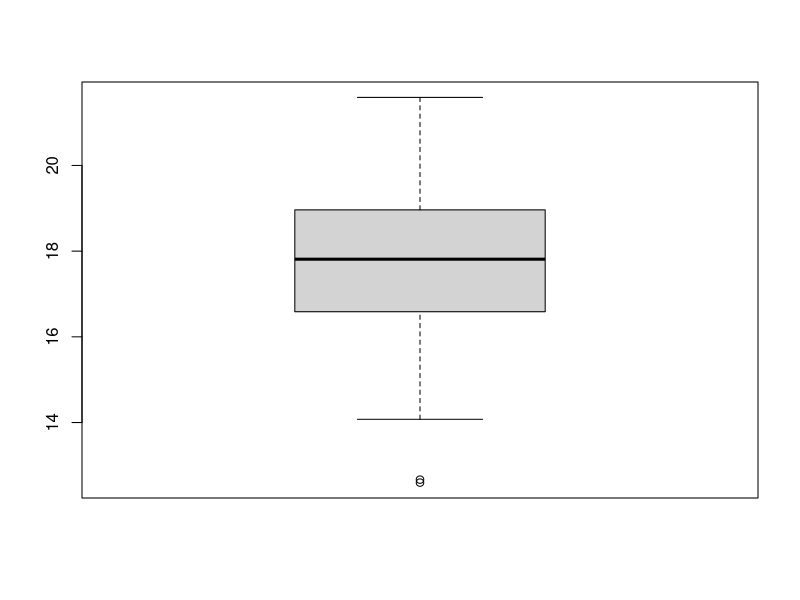
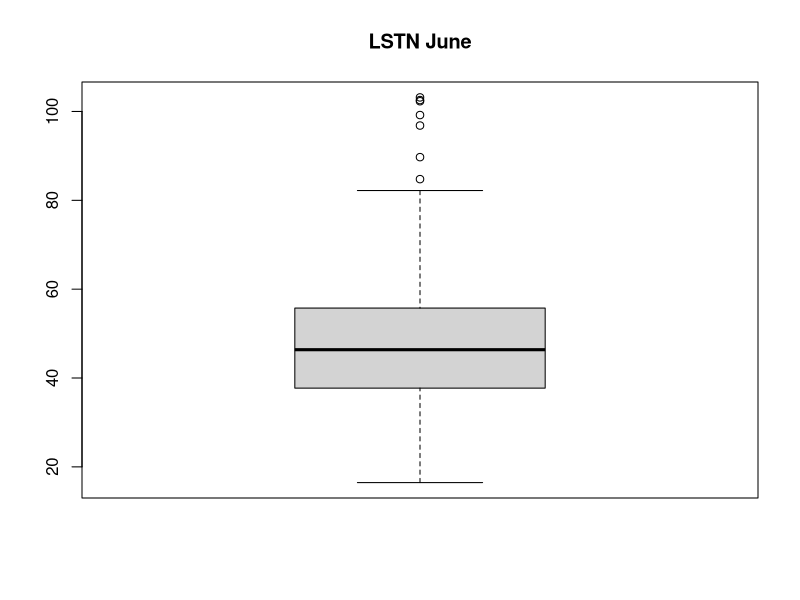

Source code (R) for these figures, in order: (Note: this script raises an error after producing the figures.)
data <- read.csv('processed_data.csv')
boxplot(data$lstn_Jun)
boxplot(data$tomato_production.tonnes.acre.)
title(main = "LSTN June")
min(data$tomato_farmland_area.acres.)


barplot(table(pdata$CA_county_ansi), ylim = c(0, 11))
title(main = "CA county frequency")
summary(pdata$tomato_production.tonnes.acre.)

library(rpart)
library(dplyr)
library(caTools)
library(party)

pdata <- read.csv('processed_data_without_outliers.csv')
for (i in 4:17) {
  pdata[,i] <- (pdata[,i] - mean(pdata[,i])) / sd(pdata[,i])
}
train_index <- sample(nrow(pdata), 0.5 * nrow(pdata))
train <- pdata[train_index, ]
test <- pdata[-train_index, ]

mod1 <- lm(train$tomato_production.tonnes.acre. ~ train$lstd_Jun + train$lstd_Jul
           + train$lstn_Jun + train$lstn_Jul
           + train$gpm_Jun + train$gpm_Jul + train$ndvi_Jun + train$ndvi_Jul + train$ET)
mod2 <- lm(train$tomato_production.tonnes.acre. ~ train$lstd_Jun + train$lstd_Jul
           + train$lstd_Aug + train$lstn_Jun + train$lstn_Jul + train$lstn_Aug
           + train$gpm_Jun + train$gpm_Jul + train$gpm_Aug + train$ndvi_Jun + train$ndvi_Jul 
           + train$ndvi_Aug + train$ET)
pred <- predict(mod1, test)
t.test(pred, test$tomato_production.tonnes.acre., var.equal = TRUE)
pred2 <- predict(mod2, test)
t.test(pred2, test$tomato_production.tonnes.acre., var.equal = TRUE)

mod1
mod2
